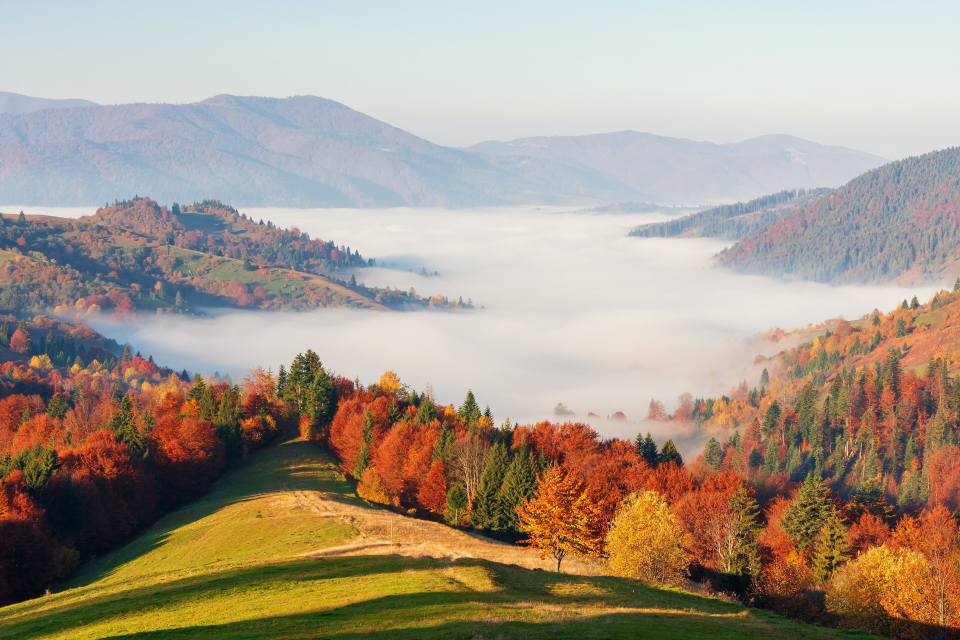
#> input picture Wallpapers/058-21-224-5054-NNP-Synevyr-RB-18.jpg, 3840 x 2560 px (shown at 1/4 size); its folder holds 2 pictures in this run
$ python warmth.py ../Wallpapers ../Wallpapers/064-Maple-leaves-in-focus-Capen-Hill-Nature-Sanctuary-2025-10-11.jpg
#> lines starting #> are read from the running program, lines starting #| are printed output that depends on the picture; after the words box and inside, x2 and y2 are one past the last pixel; in counts of white or black regions, pixels touching at a corner belong together
"""Score wallpapers by red/orange content.
warm = fraction of pixels with hue in red..orange (<=38 deg or >=340 deg), saturation>=0.35, value>=0.22.
Usage: python warmth.py <dir> [out.json]"""
import json, os, sys
import numpy as np
from PIL import Image


def warmth(path):
    im = Image.open(path)
#> im is the input picture: PIL image 3840x2560 RGB; mean R, G, B 166.3, 152.6, 137.1
    im.draft('RGB', (400, 300))
    im = im.convert('RGB')
    im.thumbnail((320, 240))
#> im: PIL image 320x213 RGB
    hsv = np.asarray(im.convert('HSV'), dtype=np.float32) / 255.0
    h, s, v = hsv[..., 0] * 360, hsv[..., 1], hsv[..., 2]
    col = (s >= 0.35) & (v >= 0.22)
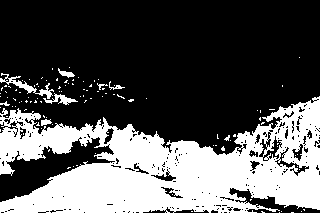
#> col: shape (213, 320) bool; 33.5% white; 111 white regions (103 under 20 px), largest, box (x1, y1, x2, y2) and area: (0, 96, 320, 213) 21849, (0, 73, 54, 99) 307, (43, 93, 78, 105) 157
    warm = col & ((h <= 38) | (h >= 340))
#> warm: shape (213, 320) bool; 19.9% white; 102 white regions (95 under 20 px), largest, box (x1, y1, x2, y2) and area: (73, 96, 320, 210) 10822, (0, 118, 46, 161) 1129, (42, 123, 101, 154) 921
    green = col & (h >= 70) & (h <= 170)
#> green: shape (213, 320) bool; 2.7% white; 60 white regions (50 under 20 px), largest, box (x1, y1, x2, y2) and area: (52, 197, 156, 213) 429, (0, 187, 111, 213) 405, (168, 205, 257, 213) 360
    return float(warm.mean()), float(green.mean())


if __name__ == '__main__':
    d = sys.argv[1]
    res = {f: warmth(os.path.join(d, f)) for f in sorted(os.listdir(d)) if f.lower().endswith('.jpg')}
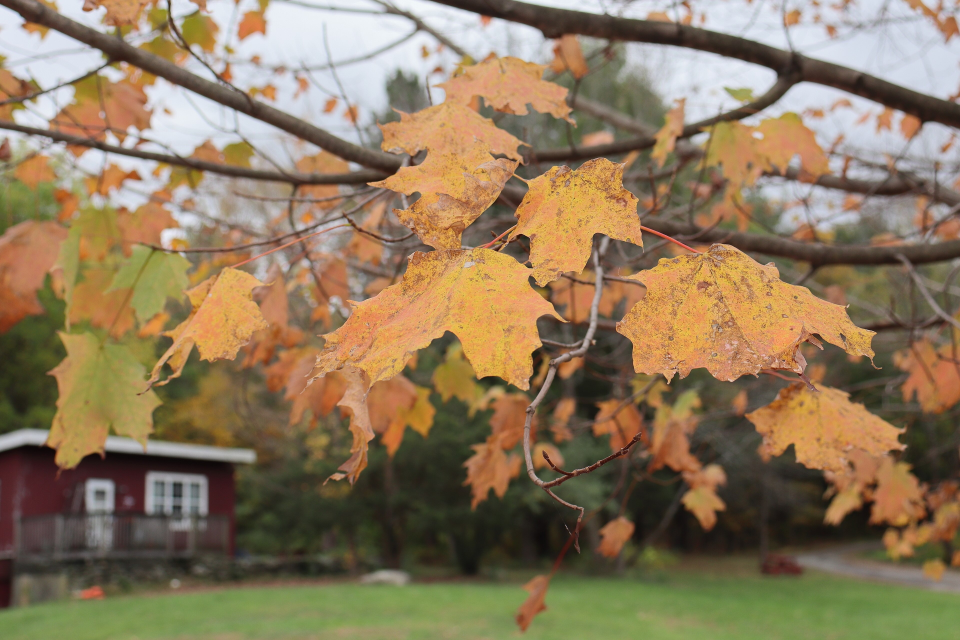
#> input picture Wallpapers/064-Maple-leaves-in-focus-Capen-Hill-Nature-Sanctuary-2025-10-11.jpg, 3840 x 2560 px (shown at 1/4 size)
#> in warmth, im is the input picture: PIL image 3840x2560 RGB; mean R, G, B 140.7, 120.9, 92
#> in warmth (call 2), `hsv = np.asarray(im.convert('HSV'), dtype=np.float32) / 255.0`:
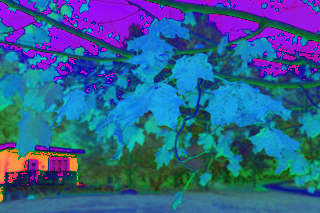
#> hsv: shape (213, 320, 3) float32; mean R, G, B 0.195, 0.372, 0.566
#> in warmth (call 2), `h, s, v = hsv[..., 0] * 360, hsv[..., 1], hsv[..., 2]`:
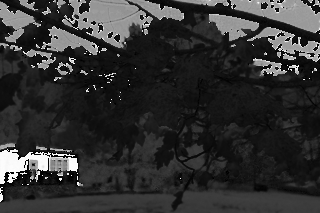
#> h: shape (213, 320) float32; min 0, max 358.6, mean 70.2; drawn with min black and max white
#> in warmth (call 2), `h, s, v = hsv[..., 0] * 360, hsv[..., 1], hsv[..., 2]`:
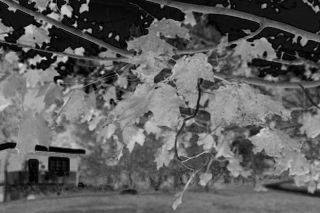
#> s: shape (213, 320) float32; min 0, max 0.867, mean 0.372
#> in warmth (call 2), `h, s, v = hsv[..., 0] * 360, hsv[..., 1], hsv[..., 2]`:
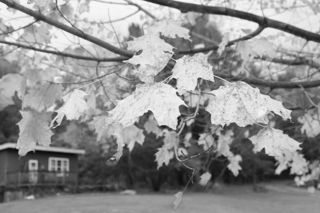
#> v: shape (213, 320) float32; min 0.0431, max 0.976, mean 0.566
#> in warmth (call 2), `col = (s >= 0.35) & (v >= 0.22)`: col: shape (213, 320) bool; 53.2% white; 139 black regions (121 under 20 px), largest, box (x1, y1, x2, y2) and area: (0, 0, 320, 163) 19000, (0, 133, 320, 203) 9782, (176, 78, 224, 157) 1091
#> in warmth (call 2), `warm = col & ((h <= 38) | (h >= 340))`: warm: shape (213, 320) bool; 35% white; 211 white regions (167 under 20 px), largest, box (x1, y1, x2, y2) and area: (45, 17, 320, 210) 17709, (0, 0, 78, 52) 681, (0, 63, 27, 112) 681
#> in warmth (call 2), `green = col & (h >= 70) & (h <= 170)`:
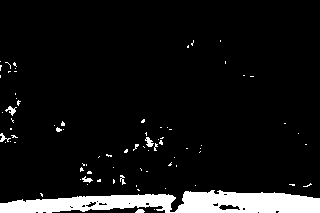
#> green: shape (213, 320) bool; 8.1% white; 79 white regions (71 under 20 px), largest, box (x1, y1, x2, y2) and area: (0, 190, 320, 213) 4907, (145, 137, 154, 147) 51, (5, 106, 17, 116) 50
    if len(sys.argv) > 2:
        json.dump(res, open(sys.argv[2], 'w'), indent=0)
    ws = sorted(v[0] for v in res.values())
#> ws = [0.199, 0.35]
    for q in (10, 25, 50, 75, 90):
        print(f'p{q}', round(ws[int(len(ws) * q / 100)], 3))
#> this loop made 5 passes
#| p10 0.199
#| p25 0.199
#| p50 0.35
#| p75 0.35
#| p90 0.35
    print('n', len(ws), '<0.05:', sum(w < 0.05 for w in ws), '<0.10:', sum(w < 0.10 for w in ws), '<0.15:', sum(w < 0.15 for w in ws))
#| n 2 <0.05: 0 <0.10: 0 <0.15: 0
